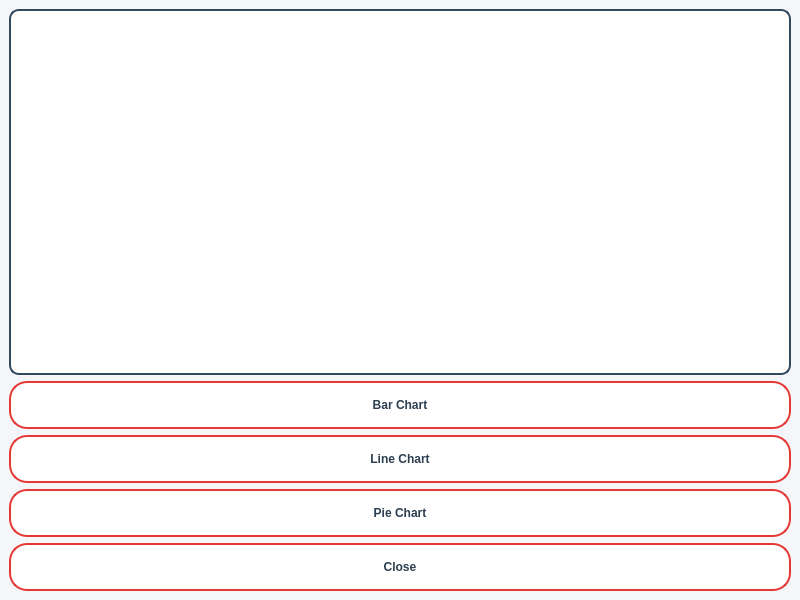
<?xml version="1.0" encoding="UTF-8"?>
<ui version="4.0">
 <class>MainWindow</class>
 <widget class="QMainWindow" name="MainWindow">
  <property name="geometry">
   <rect>
    <x>0</x>
    <y>0</y>
    <width>800</width>
    <height>600</height>
   </rect>
  </property>
  <property name="windowTitle">
   <string>MainWindow</string>
  </property>
  <property name="styleSheet">
   <string notr="true">/* ===== Main Window ===== */
QMainWindow {
    background-color: #f4f6f9;
}

/* ===== Central Widget ===== */
QWidget#centralwidget {
    background-color: #f4f6f9;
}

/* ===== Menu Bar ===== */
QMenuBar {
    background-color: #ffffff;
    color: #2c3e50;
    border-bottom: 1px solid #dcdcdc;
}

QMenuBar::item:selected {
    background-color: #e53935;
    color: white;
}

/* ===== Status Bar ===== */
QStatusBar {
    background-color: #ffffff;
    color: #555;
    border-top: 1px solid #dcdcdc;
}

/* ===== Rounded Modern Buttons ===== */
QPushButton {
    background-color: #ffffff;
    color: #2c3e50;
    border: 2px solid #e53935;
    border-radius: 18px;        /* Rounded shape */
    padding: 6px 16px;          /* Smaller padding */
    font-size: 12px;            /* Smaller font */
    font-weight: 600;
    min-height: 32px;           /* Proper button height */
}

/* Hover Effect */
QPushButton:hover {
    background-color: #e53935;
    color: white;
}

/* Pressed Effect */
QPushButton:pressed {
    background-color: #c62828;
    border: 2px solid #c62828;
}

/* ===== Graph Widget ===== */
#graphWidget {
    background-color: #ffffff;
    border: 2px solid #e53935;
    border-radius: 10px;
}

/* ===== Specific Buttons Bold ===== */
#btnBar, #btnLine, #btnPie {
    font-weight: 700;
}
</string>
  </property>
  <widget class="QWidget" name="centralwidget">
   <layout class="QVBoxLayout" name="verticalLayout">
    <item>
     <widget class="QWidget" name="graphWidget" native="true">
      <property name="styleSheet">
       <string notr="true">/* ===== Main Window ===== */
QMainWindow {
    background-color: #f4f6f9; /* Soft light grey */
}

/* ===== Central Widget ===== */
QWidget#centralwidget {
    background-color: #f4f6f9; /* Matching background with main window */
}

/* ===== Menu Bar ===== */
QMenuBar {
    background-color: #ffffff; /* Clean white */
    color: #34495e; /* Dark grey, professional */
    border-bottom: 1px solid #e1e8ed; /* Light border */
}

QMenuBar::item:selected {
    background-color: #3498db; /* Soft blue (calming, professional) */
    color: white;
}

/* ===== Status Bar ===== */
QStatusBar {
    background-color: #ffffff;
    color: #7f8c8d; /* Lighter grey for a more subtle status text */
    border-top: 1px solid #e1e8ed;
}

/* ===== Rounded Modern Buttons ===== */
QPushButton {
    background-color: #ffffff; /* White background */
    color: #34495e; /* Dark grey text */
    border: 2px solid #34495e; /* Dark grey border for a professional look */
    border-radius: 18px;        /* Rounded corners */
    padding: 6px 16px;          /* Smaller padding */
    font-size: 12px;            /* Smaller font */
    font-weight: 600;           /* Semi-bold text */
    min-height: 32px;           /* Proper button height */
}

/* Hover Effect */
QPushButton:hover {
    background-color: #34495e;  /* Dark grey background on hover */
    color: white;               /* White text on hover */
}

/* Pressed Effect */
QPushButton:pressed {
    background-color: #2c3e50;  /* Even darker grey when pressed */
    border: 2px solid #2c3e50;  /* Matching border on press */
}

/* ===== Graph Widget ===== */
#graphWidget {
    background-color: #ffffff;
    border: 2px solid #34495e;  /* Dark grey border */
    border-radius: 10px;        /* Rounded corners */
}

/* ===== Specific Buttons Bold ===== */
#btnBar, #btnLine, #btnPie {
    font-weight: 700; /* Keep these bold for emphasis */
}</string>
      </property>
     </widget>
    </item>
    <item>
     <widget class="QPushButton" name="btnBar">
      <property name="text">
       <string>Bar Chart</string>
      </property>
     </widget>
    </item>
    <item>
     <widget class="QPushButton" name="btnLine">
      <property name="text">
       <string>Line Chart</string>
      </property>
     </widget>
    </item>
    <item>
     <widget class="QPushButton" name="btnPie">
      <property name="text">
       <string>Pie Chart</string>
      </property>
     </widget>
    </item>
    <item>
     <widget class="QPushButton" name="pushButton">
      <property name="text">
       <string>Close</string>
      </property>
     </widget>
    </item>
   </layout>
  </widget>
 </widget>
 <resources/>
 <connections/>
</ui>
